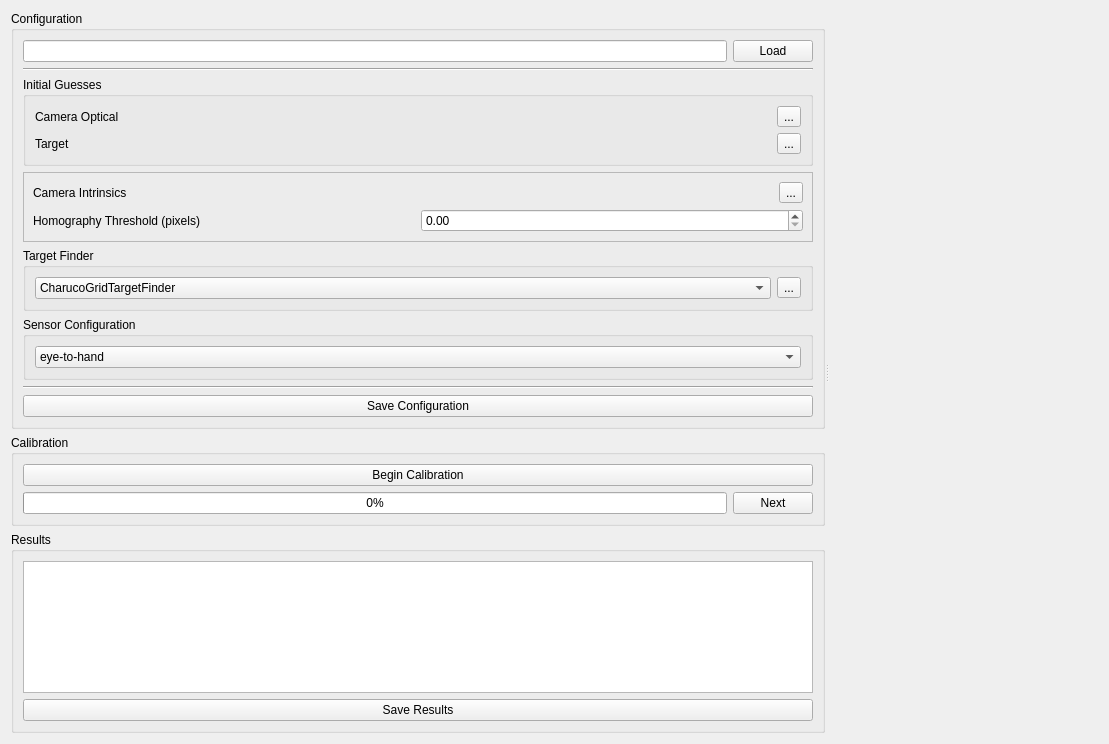
<?xml version="1.0" encoding="UTF-8"?>
<ui version="4.0">
 <class>ICWidget</class>
 <widget class="QWidget" name="ICWidget">
  <property name="geometry">
   <rect>
    <x>0</x>
    <y>0</y>
    <width>1109</width>
    <height>744</height>
   </rect>
  </property>
  <property name="windowTitle">
   <string>Form</string>
  </property>
  <layout class="QHBoxLayout" name="horizontalLayout_8">
   <item>
    <widget class="QSplitter" name="splitter">
     <property name="orientation">
      <enum>Qt::Horizontal</enum>
     </property>
     <widget class="QWidget" name="verticalLayoutWidget">
      <layout class="QVBoxLayout" name="verticalLayout_4">
       <item>
        <widget class="QGroupBox" name="groupBox_5">
         <property name="title">
          <string>Configuration</string>
         </property>
         <layout class="QVBoxLayout" name="verticalLayout">
          <item>
           <layout class="QHBoxLayout" name="horizontalLayout">
            <item>
             <widget class="QLineEdit" name="configLineEdit">
              <property name="readOnly">
               <bool>true</bool>
              </property>
             </widget>
            </item>
            <item>
             <widget class="QPushButton" name="loadConfigPushButton">
              <property name="text">
               <string>Load</string>
              </property>
             </widget>
            </item>
           </layout>
          </item>
          <item>
           <widget class="Line" name="line">
            <property name="orientation">
             <enum>Qt::Horizontal</enum>
            </property>
           </widget>
          </item>
          <item>
           <widget class="QGroupBox" name="groupBox_3">
            <property name="title">
             <string>Initial Guesses</string>
            </property>
            <layout class="QVBoxLayout" name="verticalLayout_3">
             <item>
              <layout class="QHBoxLayout" name="horizontalLayout_4">
               <item>
                <widget class="QLabel" name="label">
                 <property name="text">
                  <string>Camera Optical</string>
                 </property>
                </widget>
               </item>
               <item>
                <widget class="QToolButton" name="cameraGuessPushButton">
                 <property name="text">
                  <string>...</string>
                 </property>
                </widget>
               </item>
              </layout>
             </item>
             <item>
              <layout class="QHBoxLayout" name="horizontalLayout_5">
               <item>
                <widget class="QLabel" name="label_2">
                 <property name="text">
                  <string>Target</string>
                 </property>
                </widget>
               </item>
               <item>
                <widget class="QToolButton" name="targetGuessToolButton">
                 <property name="text">
                  <string>...</string>
                 </property>
                </widget>
               </item>
              </layout>
             </item>
            </layout>
           </widget>
          </item>
          <item>
           <widget class="QFrame" name="frame">
            <property name="frameShape">
             <enum>QFrame::StyledPanel</enum>
            </property>
            <property name="frameShadow">
             <enum>QFrame::Raised</enum>
            </property>
            <layout class="QVBoxLayout" name="verticalLayout_6">
             <item>
              <layout class="QHBoxLayout" name="horizontalLayout_6">
               <item>
                <widget class="QLabel" name="label_3">
                 <property name="text">
                  <string>Camera Intrinsics</string>
                 </property>
                </widget>
               </item>
               <item>
                <widget class="QToolButton" name="CameraIntrinsicsToolButton">
                 <property name="text">
                  <string>...</string>
                 </property>
                </widget>
               </item>
              </layout>
             </item>
             <item>
              <layout class="QHBoxLayout" name="horizontalLayout_7">
               <item>
                <widget class="QLabel" name="label_5">
                 <property name="text">
                  <string>Homography Threshold (pixels)</string>
                 </property>
                </widget>
               </item>
               <item>
                <widget class="QDoubleSpinBox" name="homographyDoubleSpinBox">
                 <property name="minimum">
                  <double>0.000000000000000</double>
                 </property>
                 <property name="maximum">
                  <double>1000000000.000000000000000</double>
                 </property>
                </widget>
               </item>
              </layout>
             </item>
            </layout>
           </widget>
          </item>
          <item>
           <widget class="QGroupBox" name="groupBox_2">
            <property name="title">
             <string>Target Finder</string>
            </property>
            <layout class="QHBoxLayout" name="horizontalLayout_3">
             <item>
              <widget class="QComboBox" name="targetComboBox">
               <item>
                <property name="text">
                 <string>CharucoGridTargetFinder</string>
                </property>
               </item>
               <item>
                <property name="text">
                 <string>ArucoGridTargetFinder</string>
                </property>
               </item>
               <item>
                <property name="text">
                 <string>ModifiedCircleGridTargetFinder</string>
                </property>
               </item>
              </widget>
             </item>
             <item>
              <widget class="QToolButton" name="targetToolButton">
               <property name="text">
                <string>...</string>
               </property>
              </widget>
             </item>
            </layout>
           </widget>
          </item>
          <item>
           <widget class="QGroupBox" name="groupBox_6">
            <property name="title">
             <string>Sensor Configuration</string>
            </property>
            <layout class="QHBoxLayout" name="horizontalLayout_10">
             <item>
              <widget class="QComboBox" name="sensorConfigComboBox">
               <item>
                <property name="text">
                 <string>eye-to-hand</string>
                </property>
               </item>
               <item>
                <property name="text">
                 <string>eye-in-hand</string>
                </property>
               </item>
              </widget>
             </item>
            </layout>
           </widget>
          </item>
          <item>
           <widget class="Line" name="line_2">
            <property name="orientation">
             <enum>Qt::Horizontal</enum>
            </property>
           </widget>
          </item>
          <item>
           <widget class="QPushButton" name="saveConfigPushButton">
            <property name="text">
             <string>Save Configuration</string>
            </property>
           </widget>
          </item>
         </layout>
        </widget>
       </item>
       <item>
        <widget class="QGroupBox" name="groupBox_4">
         <property name="title">
          <string>Calibration</string>
         </property>
         <layout class="QVBoxLayout" name="verticalLayout_7">
          <item>
           <widget class="QPushButton" name="beginCalibrationPushButton">
            <property name="text">
             <string>Begin Calibration</string>
            </property>
           </widget>
          </item>
          <item>
           <layout class="QHBoxLayout" name="horizontalLayout_2">
            <item>
             <widget class="QProgressBar" name="progressBar">
              <property name="value">
               <number>0</number>
              </property>
             </widget>
            </item>
            <item>
             <widget class="QPushButton" name="nextPushButton">
              <property name="text">
               <string>Next</string>
              </property>
             </widget>
            </item>
           </layout>
          </item>
         </layout>
        </widget>
       </item>
       <item>
        <widget class="QGroupBox" name="groupBox">
         <property name="title">
          <string>Results</string>
         </property>
         <layout class="QVBoxLayout" name="verticalLayout_2">
          <item>
           <widget class="QTextEdit" name="textEditLog"/>
          </item>
          <item>
           <widget class="QPushButton" name="saveResultsPushButton">
            <property name="text">
             <string>Save Results</string>
            </property>
           </widget>
          </item>
         </layout>
        </widget>
       </item>
      </layout>
     </widget>
     <widget class="ImageWidget" name="imageWidget" native="true"/>
    </widget>
   </item>
  </layout>
 </widget>
 <customwidgets>
  <customwidget>
   <class>ImageWidget</class>
   <extends>QWidget</extends>
   <header>widget/image_widget.h</header>
   <container>1</container>
  </customwidget>
 </customwidgets>
 <resources/>
 <connections/>
</ui>
